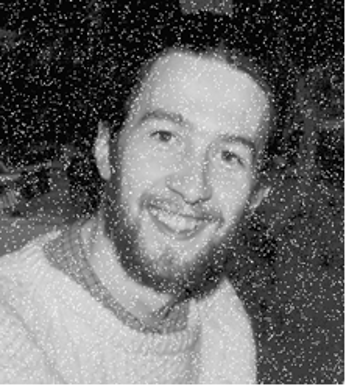
#> input picture OPE9/image.png, 346 x 386 px
$ python image1.py
#> lines starting #> are read from the running program, lines starting #| are printed output that depends on the picture
import cv2
import numpy as np
import matplotlib.pyplot as plt

# -------------------------
# Load the Image
# -------------------------
src_image = cv2.imread("image.png", cv2.IMREAD_GRAYSCALE)
#> src_image is the input picture: shape (386, 346); min 0, max 255, mean 105.6

if src_image is None:
    print("Image not found!")
    exit()

# -------------------------
# Gaussian Smoothing
# -------------------------
smoothed_image = cv2.GaussianBlur(
    src_image,
    (5, 5),
    sigmaX=1
)
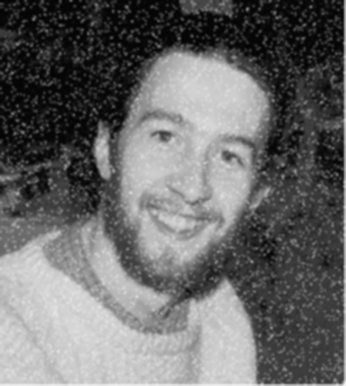
#> smoothed_image: shape (386, 346); min 3, max 249, mean 105.5

# -------------------------
# Sharpening
# -------------------------
sharpening_kernel = np.array([
    [0, -1, 0],
    [-1, 5, -1],
    [0, -1, 0]
], dtype=np.float32)

sharpened_image = cv2.filter2D(
    smoothed_image,
    -1,
    sharpening_kernel
)

# -------------------------
# Display Results
# -------------------------
plt.figure(figsize=(12, 5))

plt.subplot(1, 3, 1)
plt.imshow(src_image, cmap='gray')
plt.title("Original Image")
plt.axis("off")

plt.subplot(1, 3, 2)
plt.imshow(smoothed_image, cmap='gray')
plt.title("Gaussian Smoothed")
plt.axis("off")

plt.subplot(1, 3, 3)
plt.imshow(sharpened_image, cmap='gray')
plt.title("Sharpened Image")
plt.axis("off")

plt.tight_layout()
plt.show()
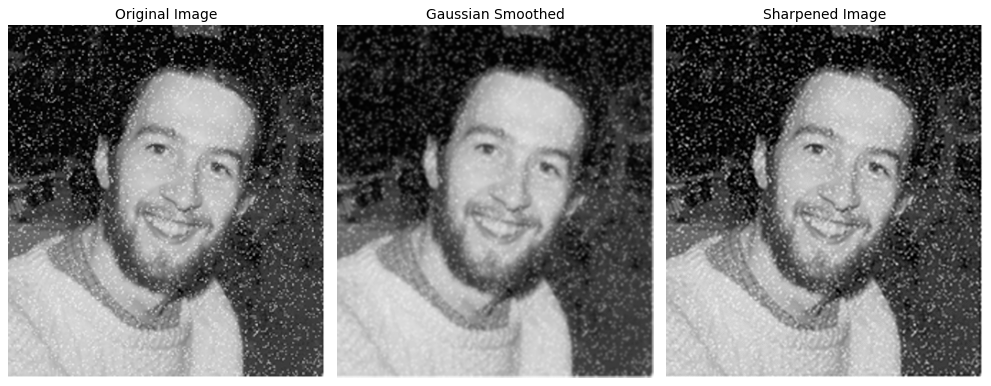
#> figure drawn by matplotlib, 3 panels

$ run again, with OPE9/Picture4.png copied over OPE9/image.png
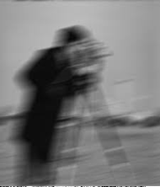
#> input picture OPE9/Picture4.png, 160 x 187 px
#> `plt.show()`:
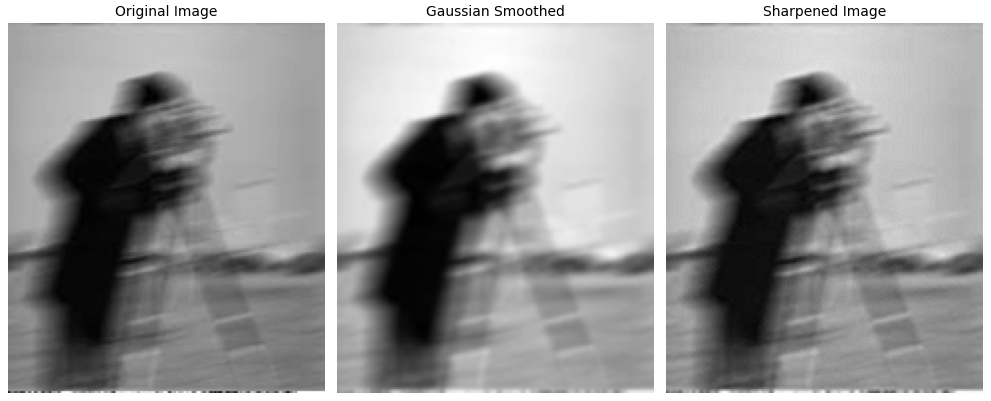
#> figure drawn by matplotlib, 3 panels
